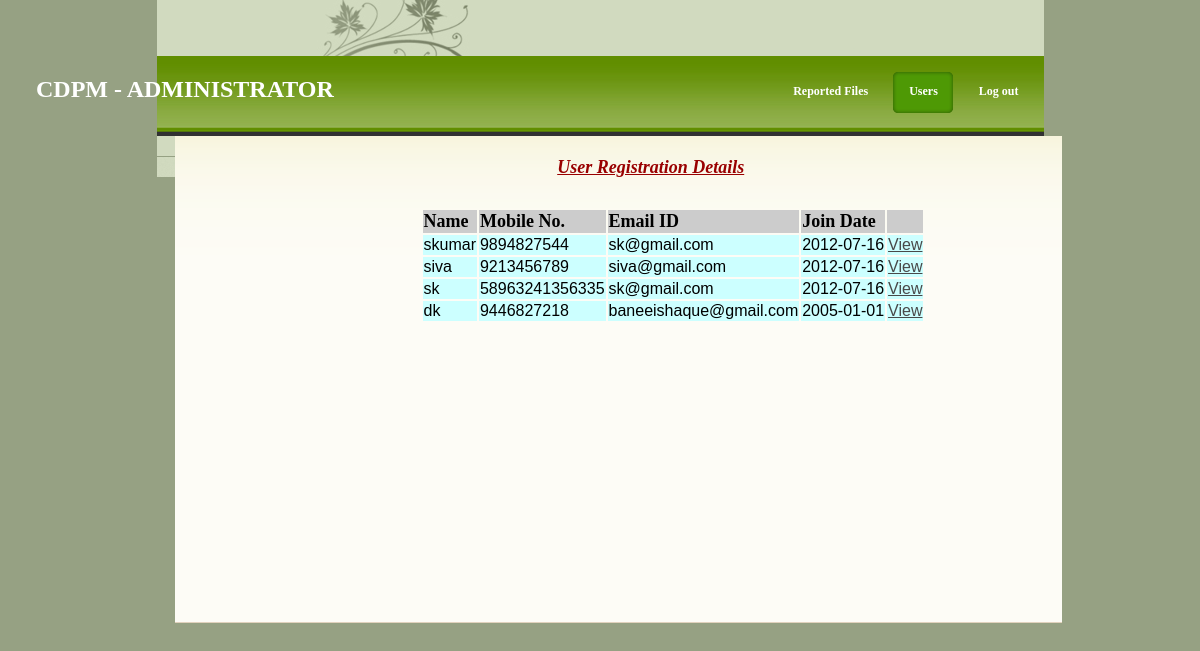
The page /admin_users.php on the database its author committed.
### tables this page shows
CREATE TABLE `user` (
  `name` varchar(220) NOT NULL,
  `userid` varchar(220) NOT NULL,
  `pass` varchar(220) NOT NULL,
  `mobile` varchar(220) NOT NULL,
  `email` varchar(220) NOT NULL,
  `date` varchar(50) NOT NULL,
  `id` int(11) NOT NULL AUTO_INCREMENT,
  PRIMARY KEY (`id`)
);

### admin_users.php (the view, shortened to what this page needs)
<html >
<head>
<link href="style.css" rel="stylesheet" type="text/css" />
</head>
<body>
	<div id="container">
    	<div id="header">
    <div id="logo">
      <div style="position:absolute; left:36px;  top:80px;">
        <div align="left"><font color="#FFFFFF" size="5"><storng><b><?php
                                        include_once 'head_admin.php';
                        ?></b></strong></font> </div>
      </div>
    </div>
            <div id="menu">
				<ul>
				<?php
                        include_once 'navigation_admin.php';
                        print_nav("Users");
                        ?>
				</ul>
			</div>
        </div>
   <div class="box"> <br>
    <br>
    <br>
    <br>
    <br>
	<div style="position:absolute; left:246px;  top:10px;">
      <p>&nbsp;&nbsp;&nbsp;&nbsp;&nbsp;&nbsp;&nbsp;&nbsp;&nbsp;&nbsp;&nbsp; &nbsp;&nbsp;&nbsp;&nbsp;&nbsp;&nbsp;&nbsp;&nbsp;&nbsp;&nbsp;
        <strong><em><font color="#990000" size="+1" face="Times New Roman"
	  style="text-decoration:underline">User Registration Details</font></em></strong>
        <br/>
        <br>
      <form name="s" action="#" method="get" onSubmit="return valid()">
        <table align="center" >
          <tr>
            <td bgcolor="#CCCCCC"><font face="Times New Roman" size="+1"><strong>Name</strong></font></td>
            <td bgcolor="#CCCCCC"><font face="Times New Roman" size="+1"><strong>Mobile No.</strong></font></td>
            <td bgcolor="#CCCCCC"><font face="Times New Roman" size="+1"><strong>Email ID</strong></font></td>
            <td bgcolor="#CCCCCC"><font face="Times New Roman" size="+1"><strong>Join Date</strong></font></td>
            <td bgcolor="#CCCCCC"><font face="Times New Roman" size="+1"><strong></strong></font></td>
          </tr>
          <?php
                        include 'connection.php';
                        $sql = "SELECT * from user";
                        $result = $conn->query($sql);
                        while ($row = $result->fetch_assoc()) {
          echo '<tr>
            <td bgcolor="#CCFFFF"> ' . $row["name"] . '
            </td></td>
            <td bgcolor="#CCFFFF"> ' . $row["mobile"] . '
            </td>
            <td bgcolor="#CCFFFF"> ' . $row["email"] . '
            </td>
<td bgcolor="#CCFFFF"> ' . $row["date"] . '
            </td>
            <td bgcolor="#CCFFFF"> <a href="admin_profile.php?id=' . $row["userid"] . '">View</a>
            </td>
           </tr>';
                        }
                        ?>
        </table>
      </form>
  </div>
        </div>
</body>
</html>

### head_admin.php
<?php
echo 'CDPM - ADMINISTRATOR';

### navigation_admin.php
<?php
function print_nav($active_tab) {
    echo '
<li ';
    if ($active_tab == 'Files') {
        echo 'class=\'current\'';
    }
    echo '>
    <a href="admin_files.php"><b>Reported Files</b></a></li>
<li ';
    if ($active_tab == 'Users') {
        echo 'class=\'current\'';
    }
    echo '>
            <a href="admin_users.php"><b>Users</b></a></li>
<li >
            <a href="index.php"><b>Log out</b></a></li>
        </li>';
}

### style.css (style rules this page uses)
html { background: #96A183; }
body { margin: 0; padding:0; font-family: Arial, Helvetica, sans-serif; font-size: 12px; line-height: 1.5em; width: 100%; display: table; background: url(images/body_bg.jpg) repeat-x; }
a:link, a:visited { color: #494949; text-decoration: underline; }
#container { width: 887px; margin: auto; }
#header { width: 887px; height: 156px; background: url(images/header_bg.jpg); }
#logo { float: left; width: 272px; height: 71px; margin: 61px 0 0 40px; font-family: "Trebuchet MS", Tahoma, Verdana; }
#menu { float: right; height: 41px; width: 560px; margin: 60px 0 0 0; padding: 0; }
#menu ul { clear: both; float: right; list-style: none; display: inline; }
#menu li { float: left; }
#menu li a { float: left; display: block; color: #fff; text-decoration: none; font-family: Tahoma; font-size: 12px; margin: 0 10px 0 0; padding: 0 0 0 5px; height: 41px; line-height: 33px; text-align: center; cursor: pointer; }
#menu li a b { float: left; display: block; height: 38px; padding: 3px 15px 0 11px; }
#menu li.current a, #menu li a:hover { background: url(images/menu_left.png) no-repeat; color: #fff; }
#menu li.current a b, #menu li a:hover b { background: url(images/menu_right.png) right top no-repeat; }
.box { position: relative; height: 450px; background: #FDFCF6 url('images/boxbg.gif') repeat-x; left: 1.5em; top: -3.4em; padding: 1.5em; border-bottom: solid 1px #E1D2BD; margin-bottom: 1.0em; }

### rows shown on the page
user: name "skumar", mobile "9894827544", email "sk@gmail.com", date "2012-07-16"
user: name "siva", mobile "9213456789", email "siva@gmail.com", date "2012-07-16"
user: name "sk", mobile "58963241356335", email "sk@gmail.com", date "2012-07-16"
user: name "dk", mobile "9446827218", email "baneeishaque@gmail.com", date "2005-01-01"
